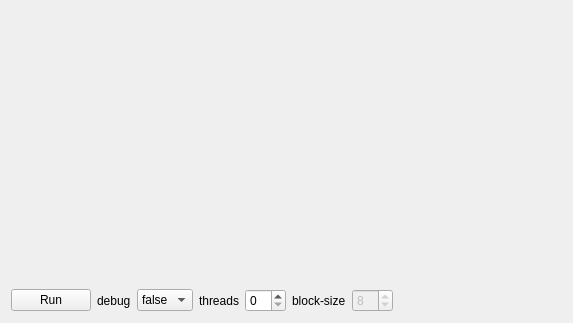
<?xml version="1.0" encoding="UTF-8"?>
<ui version="4.0">
 <class>simpanelleft</class>
 <widget class="QWidget" name="simpanelleft">
  <property name="geometry">
   <rect>
    <x>0</x>
    <y>0</y>
    <width>573</width>
    <height>323</height>
   </rect>
  </property>
  <property name="minimumSize">
   <size>
    <width>0</width>
    <height>300</height>
   </size>
  </property>
  <property name="contextMenuPolicy">
   <enum>Qt::ActionsContextMenu</enum>
  </property>
  <property name="windowTitle">
   <string>Form</string>
  </property>
  <property name="autoFillBackground">
   <bool>true</bool>
  </property>
  <layout class="QVBoxLayout" name="verticalLayout">
   <item>
    <widget class="QStackedWidget" name="stackPlot">
     <widget class="QWidget" name="PageNull"/>
    </widget>
   </item>
   <item>
    <layout class="QHBoxLayout" name="horizontalLayout">
     <item>
      <widget class="QPushButton" name="runButton">
       <property name="text">
        <string>Run</string>
       </property>
      </widget>
     </item>
     <item>
      <widget class="QLabel" name="labelDebug">
       <property name="text">
        <string>debug</string>
       </property>
      </widget>
     </item>
     <item>
      <widget class="QComboBox" name="debugCombo">
       <item>
        <property name="text">
         <string notr="true">false</string>
        </property>
       </item>
       <item>
        <property name="text">
         <string>true</string>
        </property>
       </item>
      </widget>
     </item>
     <item>
      <widget class="QLabel" name="labelThreads">
       <property name="text">
        <string>threads</string>
       </property>
      </widget>
     </item>
     <item>
      <widget class="QSpinBox" name="threadsSpinBox">
       <property name="maximum">
        <number>10</number>
       </property>
      </widget>
     </item>
     <item>
      <widget class="QLabel" name="labelBlockSize">
       <property name="text">
        <string>block-size</string>
       </property>
      </widget>
     </item>
     <item>
      <widget class="QSpinBox" name="blockSizeSpinBox">
       <property name="enabled">
        <bool>false</bool>
       </property>
       <property name="minimum">
        <number>1</number>
       </property>
       <property name="value">
        <number>8</number>
       </property>
      </widget>
     </item>
     <item>
      <spacer name="horizontalSpacer">
       <property name="orientation">
        <enum>Qt::Horizontal</enum>
       </property>
       <property name="sizeType">
        <enum>QSizePolicy::Expanding</enum>
       </property>
       <property name="sizeHint" stdset="0">
        <size>
         <width>638</width>
         <height>20</height>
        </size>
       </property>
      </spacer>
     </item>
    </layout>
   </item>
  </layout>
 </widget>
 <resources/>
 <connections/>
</ui>
